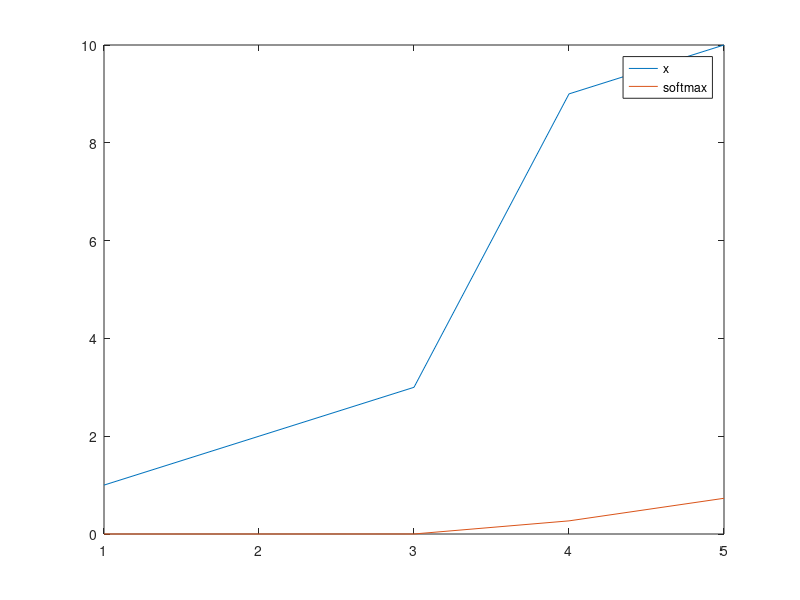

MATLAB code to generate this figure: (Note: this script raises an error after producing the figure.)
% 定义一个归一化向量
x = [1, 2, 3, 9, 10];

% 计算 softmax
ex = exp(x);
softmax_x = ex./sum(ex);


plot(x); 
hold on;
plot(softmax_x);
legend('x','softmax');

ax = gca;
ax.FontName = "Times New Roman";